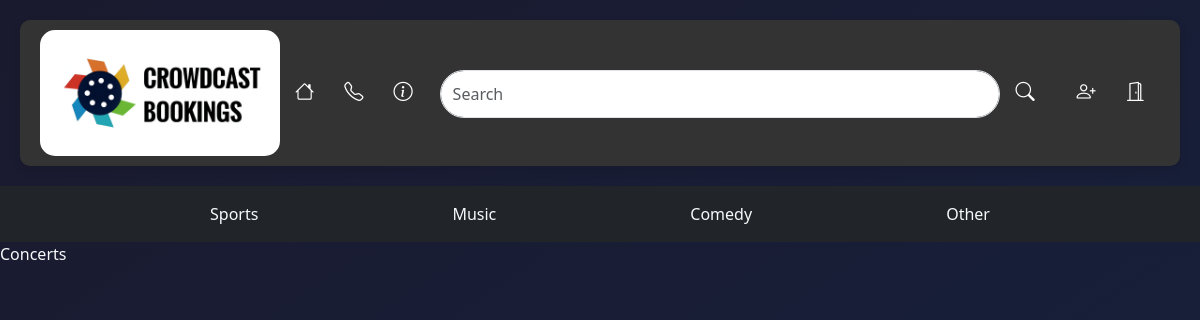
The app's page /events/35d84a7a-b310-49f5-9676-6752301c68e5/, older data.
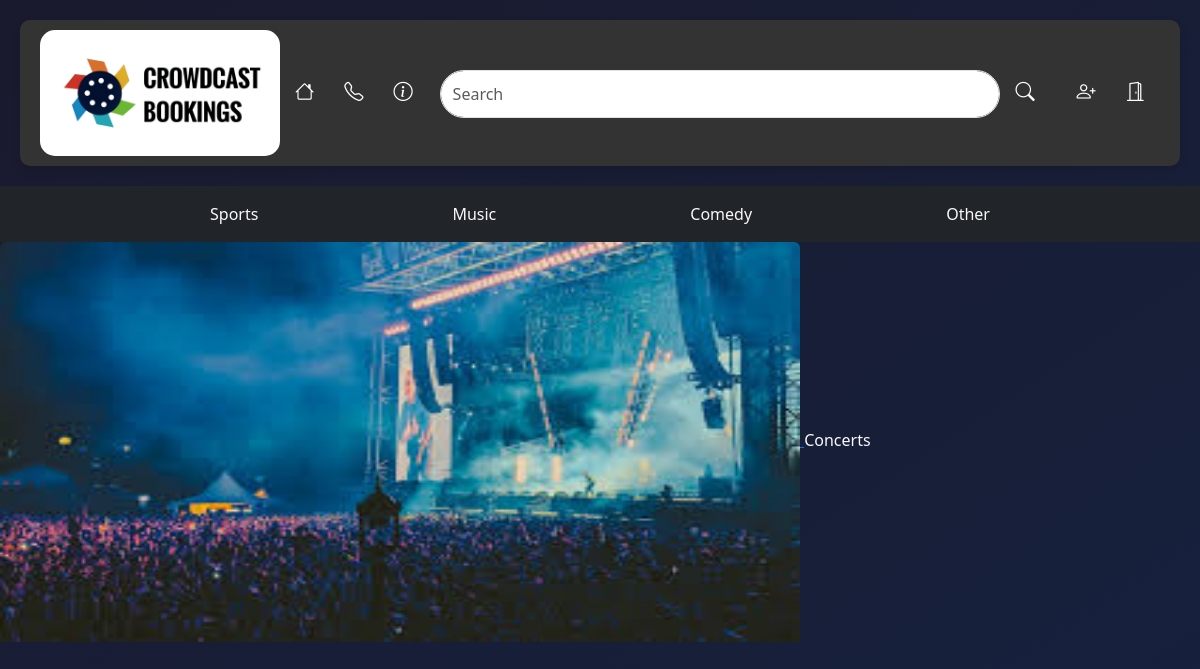
The same page, newer data.
### tickets/models.py (models this page shows, shortened)
class Event(models.Model):
    id = models.UUIDField(
        primary_key=True,
        default=uuid.uuid4,
        editable=False)
    name = models.CharField(max_length=250, unique=True)
    image = models.ImageField(upload_to='Event', blank=True)
    event_type = models.ManyToManyField(EventType)

### tickets/views.py (the view)
# urls.py: path('events/<uuid:pk>/', EventsByEventTypeView.as_view(), name='events_by_eventtype'),
class EventsByEventTypeView(DetailView):
    model = EventType
    template_name = 'events_by_eventtype.html'
    context_object_name = 'eventtype'
    def get_context_data(self, **kwargs):
        context = super().get_context_data(**kwargs)
        event_type = self.object
        events = Event.objects.filter(event_type=event_type)
        context['events'] = events
        return context

### cartapp/context_processors.py (called while the page is built)
def counter(request):
    item_count = 0
    if 'admin' in request.path:
        return {}
    else:
        try:
            cart = Cart.objects.filter(cart_ID=cart_id_(request))
            cart_items = CartItem.objects.all().filter(cart=cart[:1])
            for cart_item in cart_items:
                item_count += cart_item.quantity
        except Cart.DoesNotExist:
            item_count = 0
    return {'item_count':item_count}

### cartapp/views.py (called while the page is built)
def cart_id_(request):
    cart = request.session.session_key
    if not cart:
        cart = request.session.create()
    return cart

### tickets/context_processors.py (called while the page is built)
def eventtype_list(request):
    return {'eventtype_list': EventType.objects.all()}

def event_list(request):
    return {'event_list': Event.objects.all()}

def ticket_list(request):
    return {'ticket_list': Ticket.objects.all()}

### tickets/templates/events_by_eventtype.html (shortened to what this page needs)
{% include 'topnavbar.html' %}
{% include 'nav-bar.html' %}
{% load static %}
<link rel="stylesheet" href="{% static 'css/style.css' %}?v={{ STATIC_VERSION }}">
<link href="https://cdnjs.cloudflare.com/ajax/libs/font-awesome/5.15.4/css/all.min.css" rel="stylesheet">
<link href="https://cdn.jsdelivr.net/npm/bootstrap@5.3.3/dist/css/bootstrap.min.css" rel="stylesheet"
>
<link href="https://cdn.jsdelivr.net/npm/bootstrap-icons/font/bootstrap-icons.css" rel="stylesheet">
<link rel="stylesheet" href="https://cdn.jsdelivr.net/npm/bootstrap-icons/font/bootstrap-icons.css">
{% for event in events %}
{% if event.image %}
<a href="{% url 'tickets_by_event' event.id %}">
    <img src="{{ event.image.url }}" alt="" class="img-fluid rounded-top" style="height: 400px; width: 800px;">
</a>
{% endif %}
<a href="{% url 'tickets_by_event' event.id %}" class="text-light text-decoration-none">
    {{ event.name }}
</a>
{% endfor %}

Row changes from the older to the newer data that the page shows:
changed Event "Concerts": image empty → "Event/Concerts_1.jpg" (drawn); image: picture added
